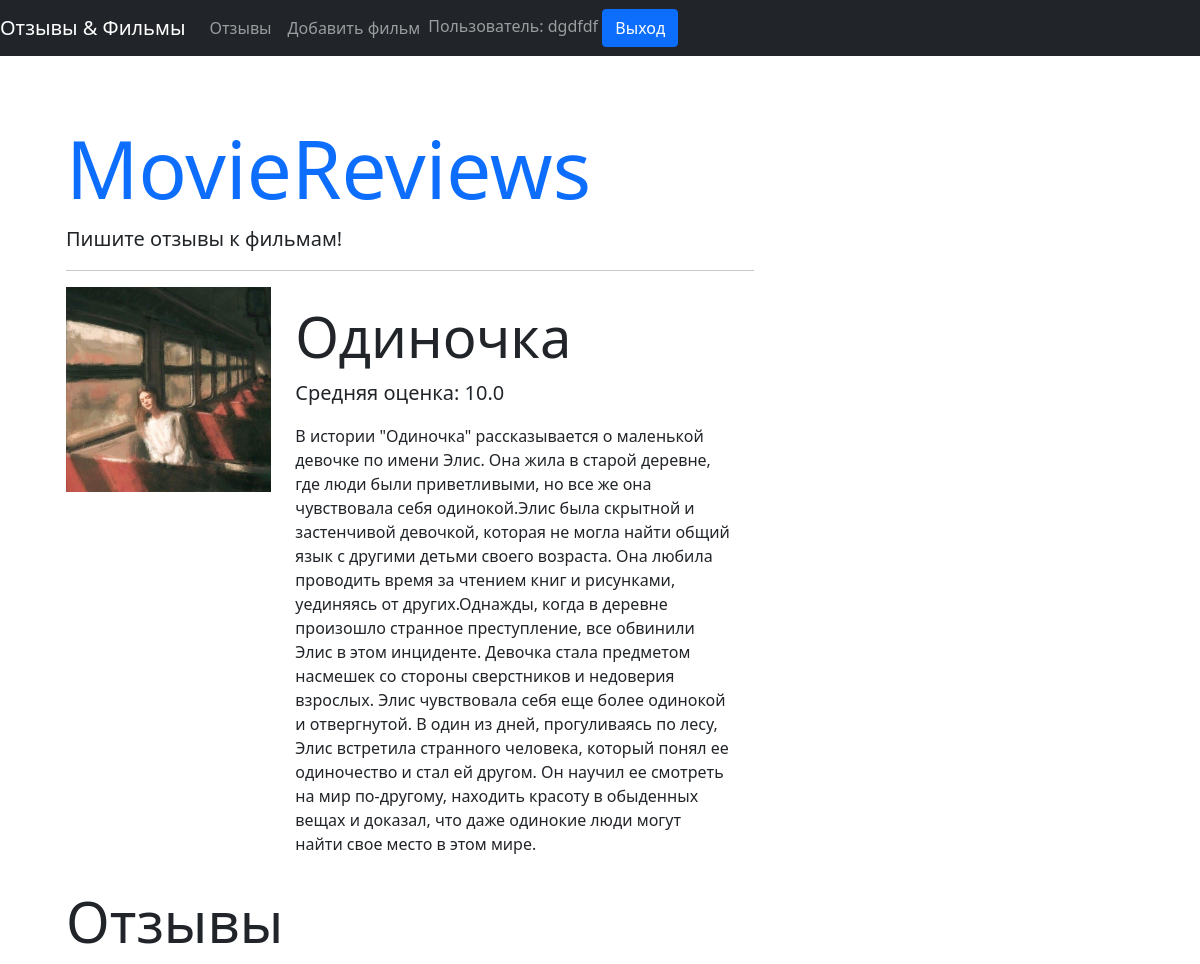
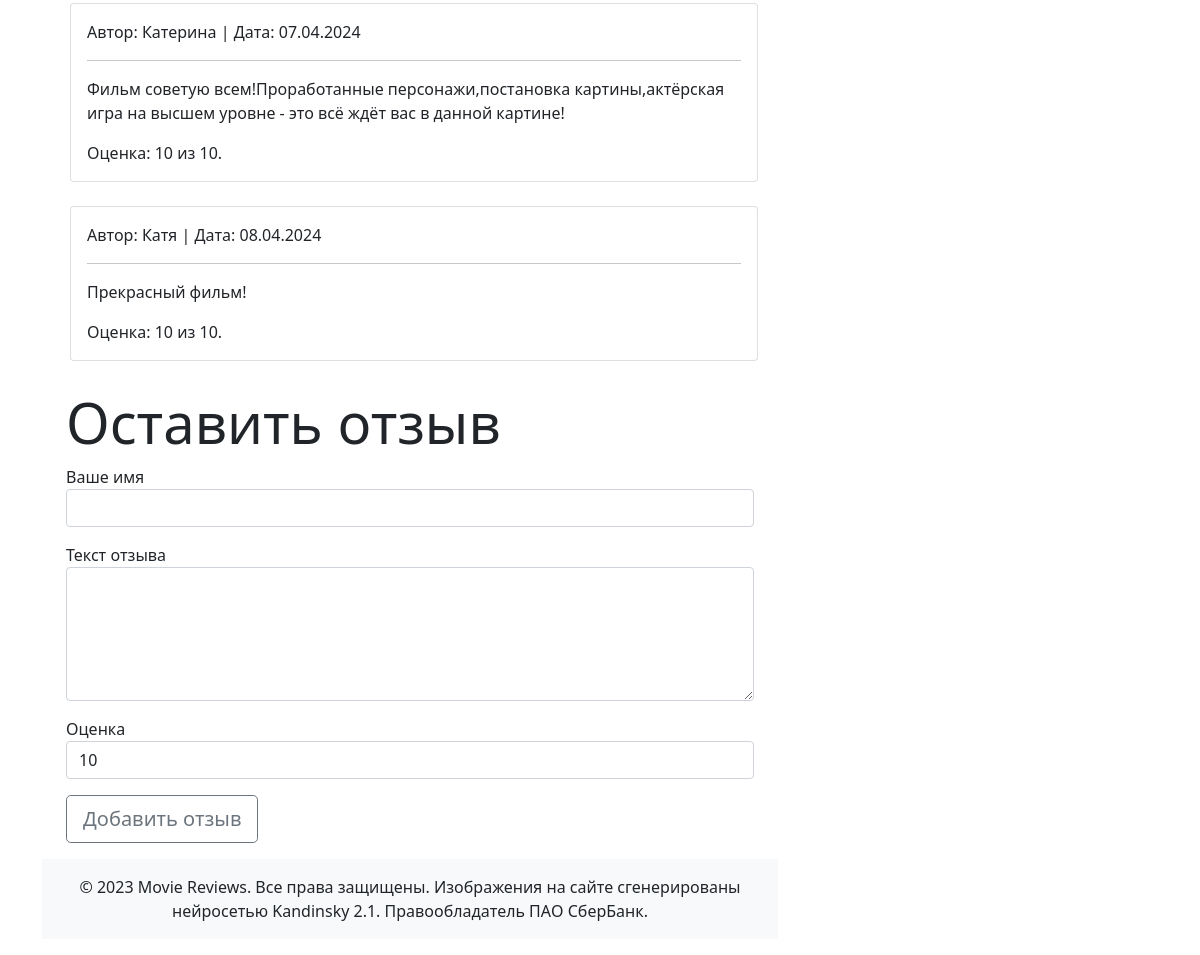
/movie/3 (signed in), run on the app's committed database (2 pictures, top to bottom).
### models.py (models this page shows, shortened)
class User(db.Model, UserMixin):
    id = db.Column(db.Integer(), primary_key=True)
    name = db.Column(db.String(100))
    username = db.Column(db.String(50), nullable=False, unique=True)
    email = db.Column(db.String(100), nullable=False, unique=True)
    password_hash = db.Column(db.String(100), nullable=False)
    created_on = db.Column(db.DateTime(), default=datetime.utcnow)

class Movie(db.Model):
    id = db.Column(db.Integer, primary_key=True)
    title = db.Column(db.String(255), nullable=False)
    description = db.Column(db.Text, nullable=False)
    image = db.Column(db.String(255), nullable=False)
    reviews = db.relationship('Review', back_populates='movie')

class Review(db.Model):
    id = db.Column(db.Integer, primary_key=True)
    name = db.Column(db.String(255), nullable=False)
    text = db.Column(db.Text, nullable=False)
    created_date = db.Column(db.DateTime, default=datetime.utcnow)
    score = db.Column(db.Integer, nullable=False)
    movie_id = db.Column(db.Integer, db.ForeignKey('movie.id', ondelete="CASCADE"))
    movie = db.relationship('Movie', back_populates='reviews')

### views.py (the view, shortened to what this page needs)
@app.route('/movie/<int:id>', methods=['GET', 'POST'])
def movie(id):
    movie = Movie.query.get(id)
    if movie.reviews:
        avg_score = round(sum(review.score for review in movie.reviews) / len(movie.reviews), 2)
    else:
        avg_score = 0
    form = ReviewForm(score=10)
    return render_template('movie.html',
                           movie=movie,
                           avg_score=avg_score,
                           form=form)

### forms.py
class ReviewForm(FlaskForm):
    name = StringField('Ваше имя',
                       validators=[DataRequired(message="Поле не должно быть пустым")])
    text = TextAreaField('Текст отзыва',
                         validators=[DataRequired(message="Поле не должно быть пустым")])
    score = SelectField('Оценка',
                        choices=[(i, i) for i in range(1, 11)])
    submit = SubmitField('Добавить отзыв')

### models.py (called while the page is built)
@login_manager.user_loader
def load_user(user_id):
    return User.query.get(user_id)

### templates/movie.html
{% extends 'base.html' %}
{% block content %}
  <div class="row mb-3">
    <div class="col-md-4">
      {% if movie.image %}
        <img class="img-fluid" src="{{ url_for('static', filename='images/' + movie.image) }}">
      {% endif %}
    </div>
    <div class="col-md-8">
      <h1 class="mt-3 display-4">{{ movie.title }}</h1>
      {% if avg_score %}
        <p class="lead">Средняя оценка: {{ avg_score }}</p>
      {% endif %}
      <p>{{ movie.description }}</p>
    </div>
  </div>
  <h1 class="display-4">Отзывы</h1>
  <div class="m-1">
    {% for review in movie.reviews %}
      <div class="card mb-4">
        <div class="card-body">
          <p class="card-text">Автор: {{ review.name }} | Дата: {{ review.created_date.strftime('%d.%m.%Y') }}</p>
          <hr>
          <p class="card-text font-italic">{{ review.text }}</p>
          <p class="card-text font-italic">Оценка: {{ review.score }} из 10.</p>
        </div>
      </div>
    {% else %}
      <p>Отзывов еще нет, но вы можете оставить первый!</p>
    {% endfor %}
  </div>
  <h1 class="display-4">Оставить отзыв</h1>
  {% include 'add_review.html' %}
{% endblock content %}

### templates/navigation.html (shortened to what this page needs)
<nav class="navbar navbar-expand-md navbar-dark bg-dark">
  <a class="navbar-brand" href="{{ url_for('index') }}">Отзывы & Фильмы</a>
  <div class="collapse navbar-collapse" id="navbarNav">
    <div class="mr-auto">
      <ul class="navbar-nav">
        <li class="nav-item active">
          <a class="nav-link" href="{{ url_for('index') }}">Отзывы</a>
        </li>
        <li class="nav-item">
          <a class="nav-link" href="{{ url_for('add_movie') }}">Добавить фильм</a>
        </li>
      </ul>
    </div>
    <div>
      {% if not current_user.is_authenticated %}
        <a class="btn btn-outline-primary" href="{{ url_for('login') }}">Вход</a>
        <a class="btn btn-primary" href="{{ url_for('registration') }}">Регистрация</a>
      {% else %}
        <span class="navbar-text">Пользователь: {{ current_user.name }}</span>
        <a class="btn btn-primary" href="{{ url_for('logout') }}">Выход</a>
      {% endif %}
    </div>
  </div>
</nav>

### data on the page
User: name "dgdfdf"
Movie: image (picture), title "Одиночка", description "В истории \"Одиночка\" рассказывается о маленькой девочке по имени Элис. Она жила в старой деревне, где люди были приветливыми, но все же она чувствовала себя одинокой.Элис была скрытной и застенчивой девочкой, которая не могла найти общий язык с другими детьми своего возраста. Она любила проводить время за чтением книг и рисунками, уединяясь от других.Однажды, когда в деревне произошло странное преступление, все обвинили Элис в этом инциденте. Девочка стала предметом насмешек со стороны сверстников и недоверия взрослых. Элис чувствовала себя еще более одинокой и отвергнутой. В один из дней, прогуливаясь по лесу, Элис встретила странного человека, который понял ее одиночество и стал ей…"
Review: name "Катерина", created_date "07.04.2024", text "Фильм советую всем!Проработанные персонажи,постановка картины,актёрская игра на высшем уровне - это всё ждёт вас в данной картине!", score "10"
Review: name "Катя", created_date "08.04.2024", text "Прекрасный фильм!", score "10"

### other printed values
{{ avg_score }} "10.0"
